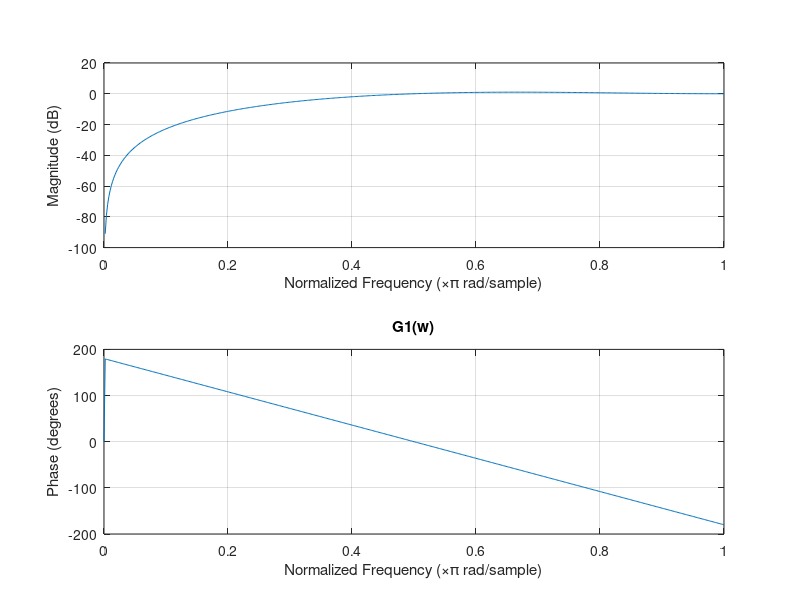

Source code (MATLAB):
clear
%The filters in Time Domain:
h0=[-0.125  0.25  0.75 0.25  -0.125];
g0=[0.5 1 0.5];
h1=[0.5 -1 0.5];
g1=[0.125 0.25 -0.75 0.25 0.125];



% freqz(h0);
% title('H0(w)')
 
% freqz(g0);
% title('G0(w)')

% freqz(h1);
% title('H1(w)')


freqz(g1);
title('G1(w)')
